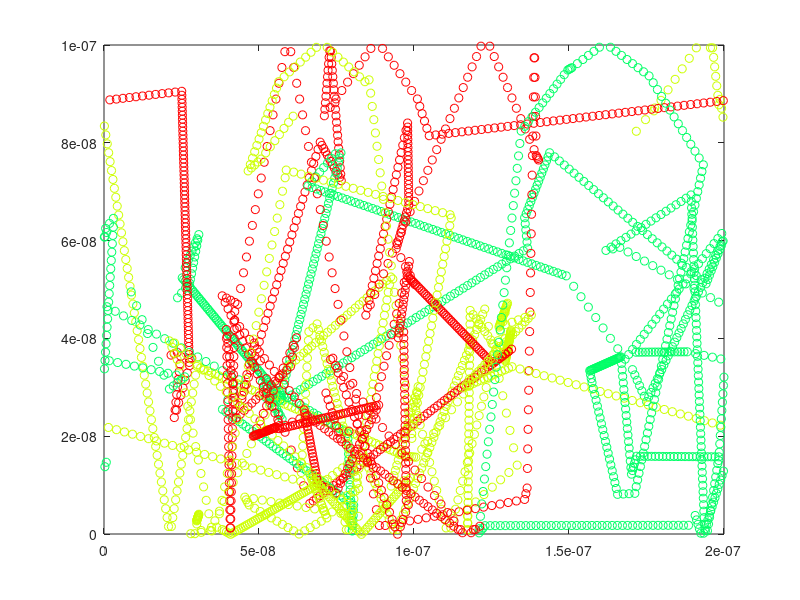
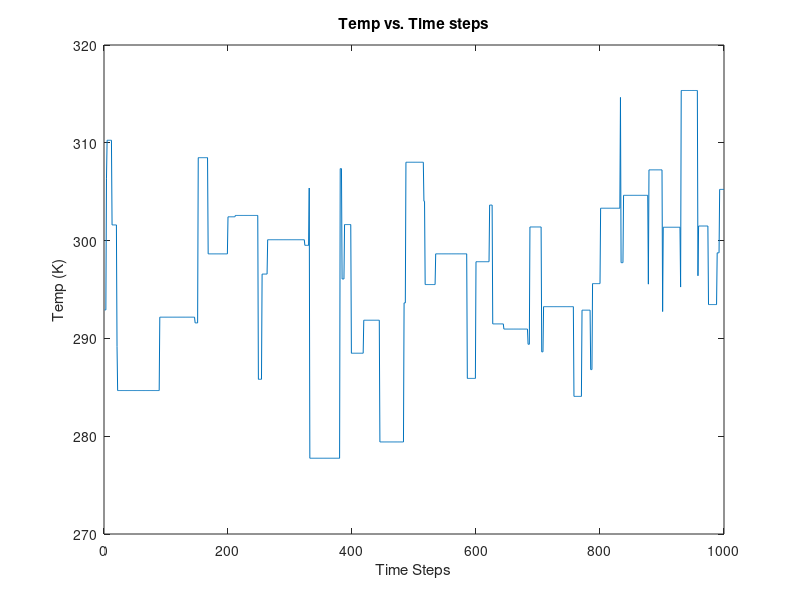
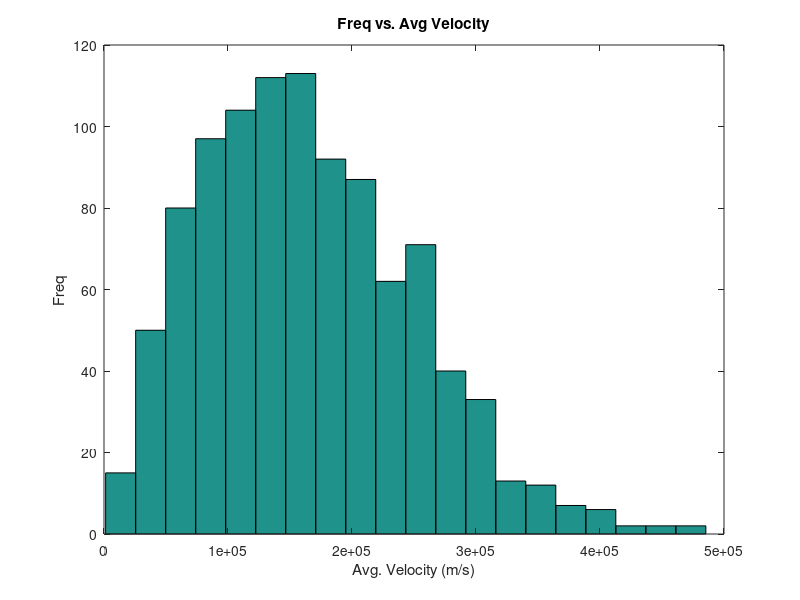

Reproduce these figures in MATLAB, in order.
%% Daniel King 100921117, Part 2
% Temperature varies for each scattering of all particles. Average for all
% time steps is rough 300K. More with more particles averge speeds tends to
% vth. Most populous bin in histogram approaches vth. Mean free path and
% mean time between collisions is calculated based on steps/count of
% scattering. With more timesteps, MFP and MTBC converges to analytic
% result.







clear
clf

me=0.26*(9.11*10^-31); %eff mass
dt = 10*(10^-15); %sim for 1000 dt's
pscat = 1-exp(-(dt)/(0.2*10^(-12)));
kb = 1.3806*10^-23;
vth = sqrt((2*300*kb)/(me)); %thermal velocity, 2D
N = 1000; %no of particles
steps = 1000; %no of steps
p1 = 1; %partition lower bound
p2 = 3; %partition upper bound
countscat=0;

pcomp = zeros(1,steps);
vnet = zeros(1,N);
x = zeros(1,N);
y = zeros(1,N);
vx = zeros(1,N);
vy = zeros(1,N);
T = zeros(1,N);
for i = 1:N
   x(i) = rand*200*(10^-9);
   y(i) = rand*100*(10^-9);                 %initial conditions
   vx(i) = (vth).*randn(1,1)*(1/sqrt(2));
   vy(i) = (vth).*randn(1,1)*(1/sqrt(2));
   vnet(i) = sqrt(vx(i)^2 + vy(i)^2);
end

for s = 1:steps
    pcomp(s) = rand;
end

for j = 1:steps     %amount of timesteps
    x(1:N) = x(1:N) + (vx(1:N).*dt);
    y(1:N) = y(1:N) + (vy(1:N).*dt);    
    
    if(pscat > pcomp(j))
        countscat = countscat+1;
        for u = 1:N
            vx(u) = (vth).*randn(1,1)*(1/sqrt(2));
            vy(u) = (vth).*randn(1,1)*(1/sqrt(2));
            
        end
    end
    
    for k = 1:N   %boundary conditions
        if(y(k)<=0 || y(k)>=100*10^-9)
            vy(k) = -vy(k);
        end
        if(x(k)<=0)
            x(k) = x(k) + 200*10^-9;
        end
        if(x(k)>=200*10^-9)
            x(k) = x(k) - 200*10^-9;
        end
  
    end
    
    for q=p1:p2
       colorVec = hsv(5);
       plot(x(q),y(q),'o','color', colorVec(q,:));

    end
    
    T(j) = (me/(2*kb))*( mean(abs(vx).^2)+ mean(abs(vy).^2) );
    
    axis([0,200*10^-9,0,100*10^-9]);
    pause(0.00001);
    hold on;
    
end

figure(2);
h=linspace(0,1000*dt,1000);
plot(T);
% axis([0,1000,280,320]);
title('Temp vs. Time steps');
xlabel('Time Steps');
ylabel('Temp (K)');


figure(3);
hist(vnet,20);
title('Freq vs. Avg Velocity');
xlabel('Avg. Velocity (m/s)');
ylabel('Freq');

mfp = (steps/countscat)*dt*mean(vnet);
meantime = dt*(steps/countscat);

sprintf('avg. velocity is %0.5e m/s' ,mean(vnet))
sprintf('mean free path is %0.5e m and mean time between collisions is %0.5e s' ,mfp,meantime)